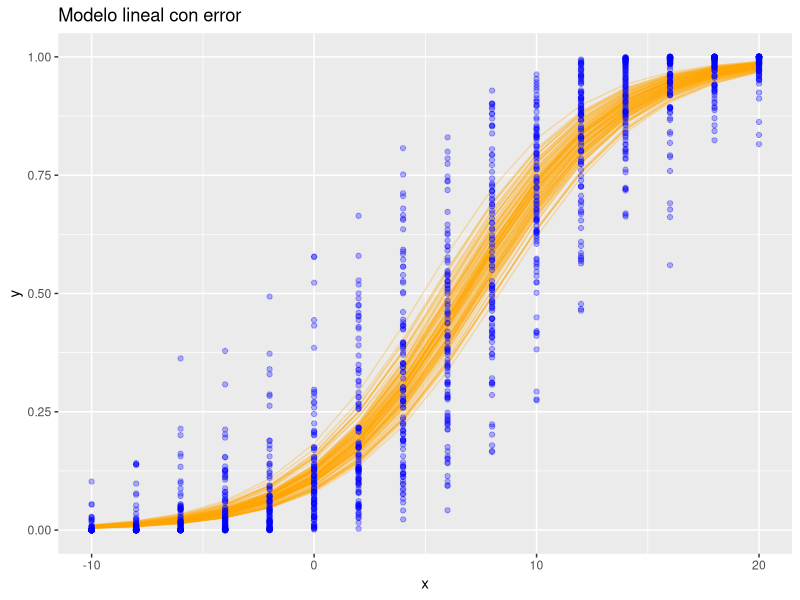
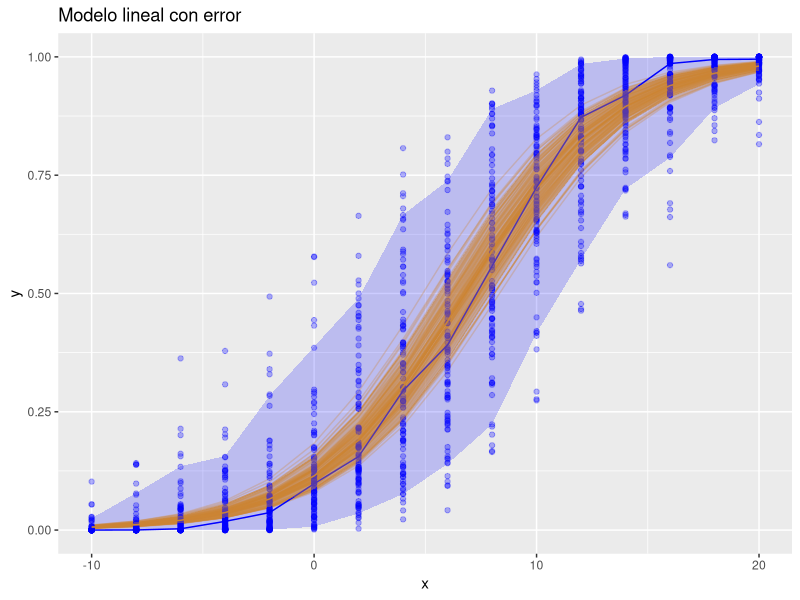

Write the R code that produced these figures, in order.
## ## TP 3C: MODELOS NO LINEALES - LOGISTICO CON FRACCIÓN ## ##

# Notas ----
# - Especifica modelo logístico para fracción con incertidumbre en parámetros
# - El modelo es: y ~ Beta(mu * kappa, (1 - mu) * kappa);
#     mu = 1 / (1 + e^(-(a + b * x))))
# - Simula datos muchas veces para representar incertidumbre
# - Codificación: UTF-8

# Entorno ----
rm(list = ls())

# Paquetes ----
library(tidyverse)

# Definiciones ----
x <- seq(-10, 20, 2)
media_a <- -2
desvio_a <-.2
media_b <- .3
desvio_b <- .01
kappa <- 10
N <- length(x)
veces <- 100

# Generar datos ----
d_sim <- NULL
for(i_vez in 1:veces){
  ## Calcular valores
  a_tmp <- rnorm(1, media_a, desvio_a)
  b_tmp <- rnorm(1, media_b, desvio_b)
  y_media_tmp <- 1 / (1 + exp(-(a_tmp + b_tmp * x)))
  
  alfa_tmp <- y_media_tmp * rgamma(N, kappa)
  beta_tmp <- (1 - y_media_tmp) * rgamma(N, kappa)
  y_obs_tmp <- rbeta(N, alfa_tmp, beta_tmp)
  
  ## Guardar valores simulados
  d_sim <- rbind(
    d_sim,
    cbind.data.frame(
      i_vez = i_vez,
      x = x,
      y_media = y_media_tmp,
      y_obs = y_obs_tmp))
}

# Resumir datos simulados ----
rsm_d_sim <- d_sim %>%
  group_by(x) %>%
  summarise(
    y_media_mediana = median(y_media),
    y_media_q_05 = quantile(y_media, .05),
    y_media_q_95 = quantile(y_media, .95),
    y_obs_mediana = median(y_obs),
    y_obs_q_05 = quantile(y_obs, .05),
    y_obs_q_95 = quantile(y_obs, .95)
  )

# Visualizar datos ----
p1 <- ggplot(rsm_d_sim) +
  geom_line(aes(x, y_media, group = i_vez), d_sim, color = "orange", alpha = .3) +
  geom_point(aes(x, y_obs), d_sim, color = "blue", alpha = .3) +
  labs(x = "x", y = "y", title = "Modelo lineal con error")
p1

p2 <- p1 +
  geom_line(aes(x, y_media_mediana), color = "orange")+
  geom_line(aes(x, y_obs_mediana), color = "blue")+
  geom_ribbon(aes(x, ymin = y_media_q_05, ymax = y_media_q_95),
              fill = "orange", color = NA, alpha = .4)+
  geom_ribbon(aes(x, ymin = y_obs_q_05, ymax = y_obs_q_95),
              fill = "blue", color = NA, alpha = .2)+
  labs(x = "x", y = "y", title = "Modelo lineal con error")
p2
